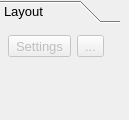
         <widget class="QWidget" name="layoutMode_Page">
          <widget class="QToolBox" name="layout_ToolBox">
           <property name="enabled">
            <bool>true</bool>
           </property>
           <property name="geometry">
            <rect>
             <x>0</x>
             <y>0</y>
             <width>120</width>
             <height>111</height>
            </rect>
           </property>
           <property name="sizePolicy">
            <sizepolicy hsizetype="Preferred" vsizetype="Maximum">
             <horstretch>1</horstretch>
             <verstretch>0</verstretch>
            </sizepolicy>
           </property>
           <property name="minimumSize">
            <size>
             <width>120</width>
             <height>0</height>
            </size>
           </property>
           <property name="maximumSize">
            <size>
             <width>16777215</width>
             <height>16777215</height>
            </size>
           </property>
           <property name="font">
            <font>
             <pointsize>10</pointsize>
            </font>
           </property>
           <property name="toolTip">
            <string/>
           </property>
           <property name="currentIndex">
            <number>0</number>
           </property>
           <property name="tabSpacing">
            <number>4</number>
           </property>
           <widget class="QWidget" name="layout_Page">
            <property name="geometry">
             <rect>
              <x>0</x>
              <y>0</y>
              <width>120</width>
              <height>82</height>
             </rect>
            </property>
            <attribute name="icon">
             <iconset resource="share/resources/toolicon.qrc">
              <normaloff>:/tsvg/librecad/page_portait.tsvg</normaloff>:/tsvg/librecad/page_portait.tsvg</iconset>
            </attribute>
            <attribute name="label">
             <string>Layout</string>
            </attribute>
            <attribute name="toolTip">
             <string>Layout</string>
            </attribute>
            <layout class="QFormLayout" name="formLayout_15">
             <property name="fieldGrowthPolicy">
              <enum>QFormLayout::AllNonFixedFieldsGrow</enum>
             </property>
             <property name="verticalSpacing">
              <number>4</number>
             </property>
             <property name="leftMargin">
              <number>8</number>
             </property>
             <property name="topMargin">
              <number>8</number>
             </property>
             <property name="rightMargin">
              <number>8</number>
             </property>
             <property name="bottomMargin">
              <number>8</number>
             </property>
             <item row="0" column="0">
              <widget class="QToolButton" name="layoutSettings_ToolButton">
               <property name="enabled">
                <bool>false</bool>
               </property>
               <property name="toolTip">
                <string>New Print Layout (N, L)</string>
               </property>
               <property name="text">
                <string>Settings</string>
               </property>
               <property name="icon">
                <iconset resource="share/resources/toolicon.qrc">
                 <normaloff>:/tsvg/librecad/page_landscape.tsvg</normaloff>:/tsvg/librecad/page_landscape.tsvg</iconset>
               </property>
               <property name="iconSize">
                <size>
                 <width>32</width>
                 <height>32</height>
                </size>
               </property>
               <property name="checkable">
                <bool>true</bool>
               </property>
              </widget>
             </item>
             <item row="0" column="1">
              <widget class="QToolButton" name="exportLayout_ToolButton">
               <property name="enabled">
                <bool>false</bool>
               </property>
               <property name="toolTip">
                <string>Export Layout (E, L)</string>
               </property>
               <property name="text">
                <string notr="true">...</string>
               </property>
               <property name="icon">
                <iconset resource="share/resources/toolicon.qrc">
                 <normaloff>:/tsvg/spectrum/Export.tsvg</normaloff>:/tsvg/spectrum/Export.tsvg</iconset>
               </property>
               <property name="iconSize">
                <size>
                 <width>32</width>
                 <height>32</height>
                </size>
               </property>
               <property name="checkable">
                <bool>true</bool>
               </property>
              </widget>
             </item>
            </layout>
           </widget>
          </widget>
         </widget>
